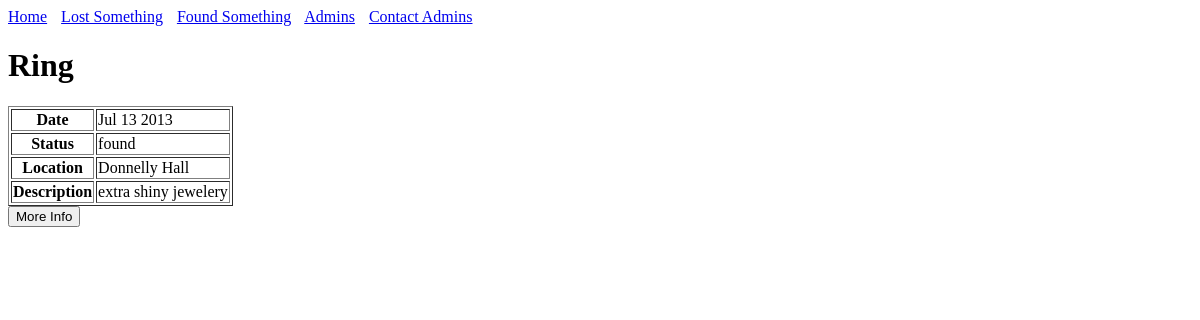
The page /iteminfo.php?itemid=5 on the database as committed earlier.
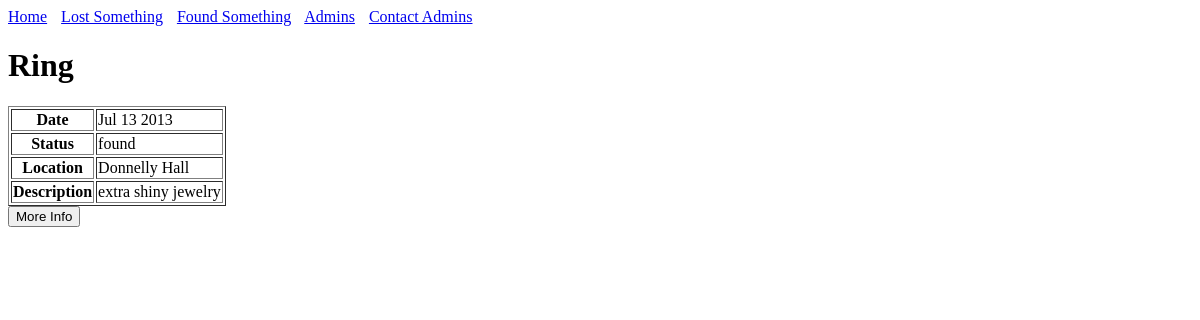
The same page on the database as committed later.
### tables this page shows
CREATE TABLE IF NOT EXISTS stuff(
	id INT AUTO_INCREMENT,
	location_id INT,
	name TEXT NOT NULL,
	description TEXT NOT NULL,
	create_date DATETIME NOT NULL,
	update_date TIMESTAMP NOT NULL,
	room TEXT,
	owner TEXT,
	email TEXT,
	phone TEXT,
	finder TEXT,
	status SET('found', 'lost', 'claimed') NOT NULL,
	PRIMARY KEY(id),
	FOREIGN KEY(location_id)
		REFERENCES locations(id)
);

CREATE TABLE IF NOT EXISTS locations(
	id INT AUTO_INCREMENT,
	create_date DATETIME NOT NULL,
	update_date DATETIME NOT NULL,
	name TEXT NOT NULL,
	PRIMARY KEY(id)
);

### includes/helpers.php (the view, shortened to what this page needs)
<?php
function show_item($dbc, $id) {
	$query = 'SELECT owner FROM stuff WHERE id = "' . $id . '"';
	$results = mysqli_query( $dbc , $query ) ;
	$row = mysqli_fetch_array( $results , MYSQLI_ASSOC ) ;
	if($row['owner'] != NULL){
		$query = 'SELECT s.name, s.description, s.update_date, s.status, s.owner, s.email, s.phone, l.name AS location FROM stuff s INNER JOIN locations l ON l.id = s.location_id WHERE s.id = "' . $id . '"';
	}
	else {
		$query = 'SELECT s.name, s.description, s.update_date, s.status, s.finder, s.email, s.phone, l.name AS location FROM stuff s INNER JOIN locations l ON l.id = s.location_id WHERE s.id = "' . $id . '"';
	}
	$results = mysqli_query( $dbc , $query ) ;
	if( $results )
	{
  		echo '<TABLE BORDER = 1>';
  		$row = mysqli_fetch_array( $results , MYSQLI_ASSOC ) ;
		echo '<h1>' . $row['name'] . '</h1>' ;
		echo '<TR>' ;
		echo '<TH>Date</TH>';
		echo '<TD>' . date("M d Y", strtotime($row['update_date'])) . '</TD>' ;
		echo '</TR>' ;
		echo '<TR>' ;
		echo '<TH>Status</TH>';
		echo '<TD>' . $row['status'] . '</TD>' ;
		echo '</TR>' ;
		echo '<TR>' ;
		echo '<TH>Location</TH>';
		echo '<TD>' . $row['location'] . '</TD>' ;
		echo '</TR>' ;
		echo '<TR>' ;
		echo '<TH>Description</TH>';
		echo '<TD>' . $row['description'] . '</TD>' ;
		echo '</TR>' ;
  		echo '</TABLE>';
		echo '<button type="button" onclick="toggleInfo();">More Info</button>';
	}
}
?>

Rows that differ between the two databases and show on the page:
changed stuff "Ring": description "extra shiny jewelery" → "extra shiny jewelry"
